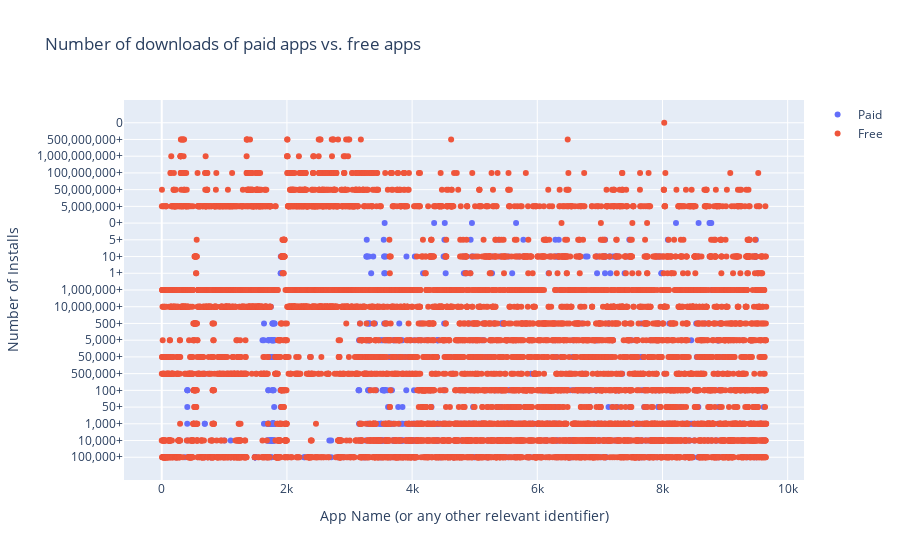

Write notebook code for a chart like this one.
### Code cell
trace_paid = go.Scatter(
    x=app[app['Type'] == 'Paid'].index,  # Use index for x-axis (app names?)
    y=app[app['Type'] == 'Paid']['Installs'],
    mode='markers',  # Set marker mode for points
    name='Paid'
)

trace_free = go.Scatter(
    x=app[app['Type'] == 'Free'].index,  # Use index for x-axis (app names?)
    y=app[app['Type'] == 'Free']['Installs'],
    mode='markers',  # Set marker mode for points
    name='Free'
)

layout = go.Layout(
    title="Number of downloads of paid apps vs. free apps",
    xaxis=dict(title="App Name (or any other relevant identifier)"),  # Adjust x-axis title
    yaxis=dict(title="Number of Installs")
)

# Create the figure and add traces
fig = go.Figure(data=[trace_paid, trace_free], layout=layout)
# Display the plot
fig.show()

### Figure 1 — Plotly figure (JSON) as saved in the notebook; plotly's stock layout.template omitted (floating-point values rounded to 4 significant figures; data arrays with more than 128 entries replaced by an {"elided": "..."} marker saying what was removed)
{"data": [{"mode": "markers", "name": "Paid", "type": "scatter", "x": {"elided": "756 int values"}, "y": {"elided": "756 str values"}}, {"mode": "markers", "name": "Free", "type": "scatter", "x": {"elided": "8903 int values"}, "y": {"elided": "8903 str values"}}], "layout": {"title": {"text": "Number of downloads of paid apps vs. free apps"}, "xaxis": {"title": {"text": "App Name (or any other relevant identifier)"}}, "yaxis": {"title": {"text": "Number of Installs"}}}}
